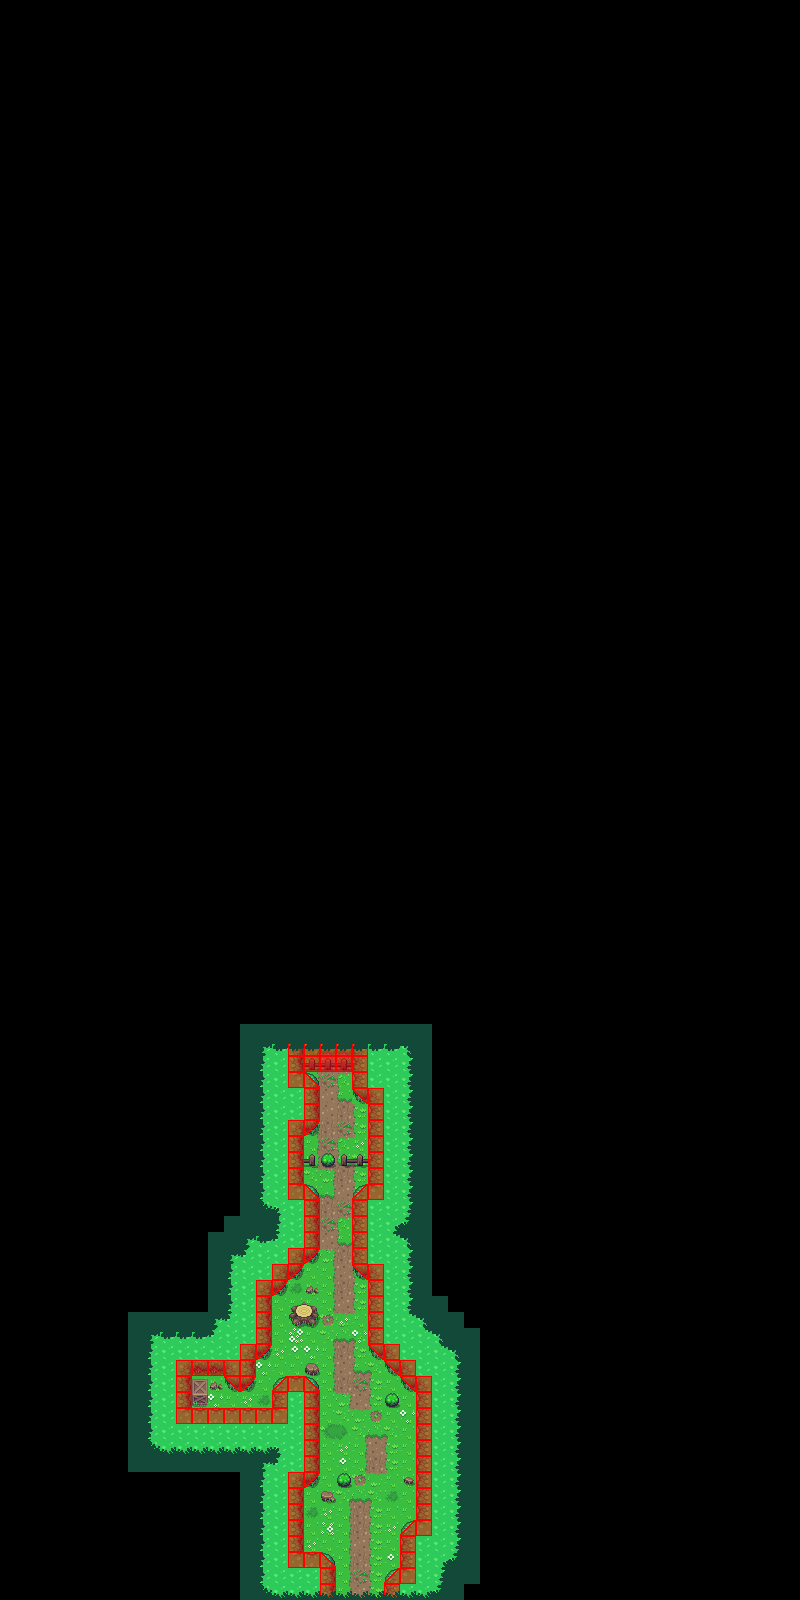

This game map was drawn from its Tiled (.tmx) file and the tilesets committed beside it. A one-line description and the trimmed map source follow:
An orthogonal 50x100 tile map with 16x16 px tiles, 8 tile layers (Ground, Detail, TreeBottom, Player, ...), 3 tilesets.

<map version="1.0" tiledversion="1.0.3" orientation="orthogonal" renderorder="right-down" width="50" height="100" tilewidth="16" tileheight="16" nextobjectid="5">
 <tileset firstgid="1" source="Forest.tsx" />
 <tileset firstgid="1441" source="Collision.tsx" />
 <tileset firstgid="1457" source="Fog.tsx" />
 <layer name="Ground" width="50" height="100">
  <data>[5000 cells, 270 non-empty, 20 distinct tile ids]</data>
 </layer>
 <layer name="Detail" width="50" height="100">
  <data>[5000 cells, 40 non-empty, 17 distinct tile ids]</data>
 </layer>
 <layer name="TreeBottom" width="50" height="100">
  <data>[5000 cells, 391 non-empty, 11 distinct tile ids]</data>
 </layer>
 <layer name="Player" width="50" height="100">
  <data>[5000 cells, 0 non-empty, 0 distinct tile ids]</data>
 </layer>
 <layer name="TreeTop" width="50" height="100">
  <data>[5000 cells, 10 non-empty, 3 distinct tile ids]</data>
 </layer>
 <layer name="Interactive" width="50" height="100">
  <data>[5000 cells, 5 non-empty, 3 distinct tile ids]</data>
 </layer>
 <layer name="Collision" width="50" height="100">
  <data>[5000 cells, 112 non-empty, 5 distinct tile ids]</data>
 </layer>
 <layer name="Fog" width="50" height="100">
  <data>[5000 cells, 212 non-empty, 13 distinct tile ids]</data>
 </layer>
</map>